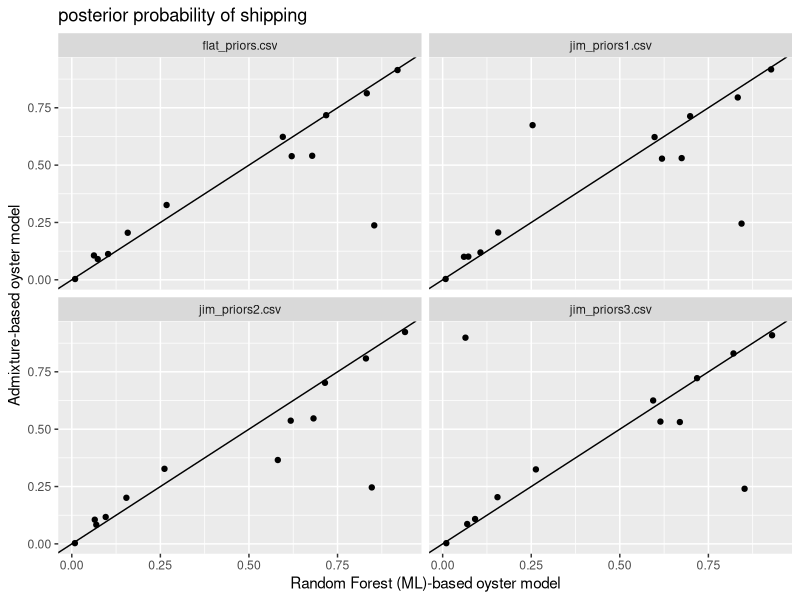
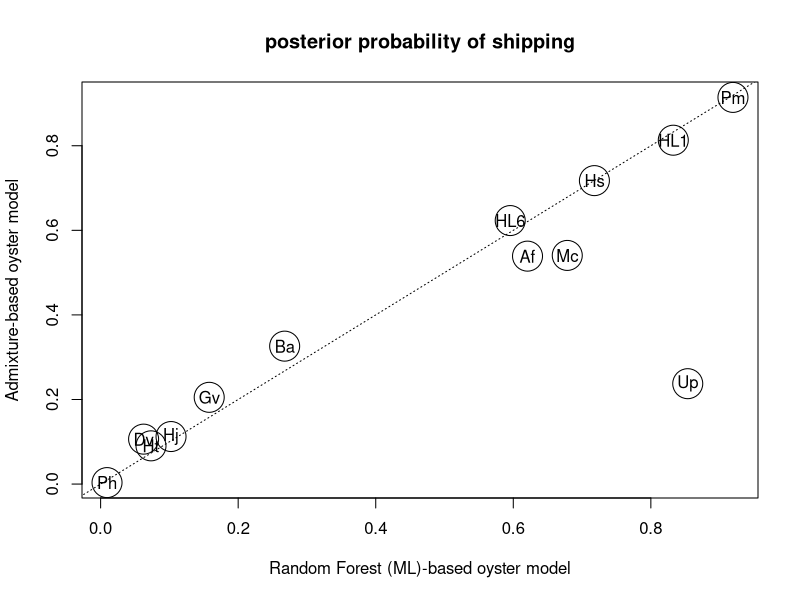

The R source for these figures, in order:
###  The idea is to get the RFCompAll files from the individual species data folders and then
###  parse it and compare the Bayes factors you get from Admix vs Shipping
###
###
library(tidyr)
library(dplyr)
library(ggplot2)

#cmd=paste0('find . -name "RFCompAllReps*" -print|grep priors')
#files=system(cmd,intern=TRUE)
#ret = do.call(rbind,lapply(files,function(fn) read.csv(fn)))
#write.table(file="RFCompAllReps.csv",sep=",",row.names=F,ret)

ret = read.csv("RFCompAllReps.csv")
ret$priorcat=basename(ret$priorfile)
ret$postship=ifelse(ret$chosen=="g2",
         ifelse(ret$comparison!="AdmixVML",1-ret$post,NA),
         ifelse(ret$comparison!="AdmixVML",ret$post,NA))
ret$postoyster=1-ret$postship
ret=ret[complete.cases(ret),]

##now there is a dataframe with all species and all comparisons, let's format for
##analysis

#head(ret)
wide = ret %>% filter(type=="untrans") %>%
    select(comparison,species,priorcat,priorShip,postship,postoyster) %>%
    pivot_wider(id_cols=c(species,priorcat),values_from=c(5:6),names_from=c(1))%>%
    mutate(dev=abs(postship_ShipVadmix-postship_ShipVML)) %>%
    arrange(priorcat,-dev)

head(data.frame(wide))

pdf("ML_versus_Admix_shipping_prob.pdf")
ggplot(wide,aes(x=postship_ShipVML,y=postship_ShipVadmix)) +
    geom_point() +
    geom_abline(slope=1)+facet_wrap(~priorcat)+
    xlab("Random Forest (ML)-based oyster model") +
    ylab("Admixture-based oyster model")+
    ggtitle("posterior probability of shipping")
dev.off()


png("ML_versus_Admix_shipping_prob_FLAT.png",height = 6,width = 6,units="in",res=400)
flat = wide[wide$priorcat=="flat_priors.csv",]
flat$sppAbb = c("Up","Mc","Af","Ba","Gv","Dv","HL6","HL1","Ht","Hj","Ph","Pm","Hs")
plot(x=flat$postship_ShipVML,y=flat$postship_ShipVadmix, xlab = "Random Forest (ML)-based oyster model", 
    ylab = "Admixture-based oyster model", 
    main = "posterior probability of shipping",cex=4)
segments(-1,-1,1,1,lty="dotted")
text(x=flat$postship_ShipVML,y=flat$postship_ShipVadmix,flat$sppAbb)
dev.off()

print(cor.test(x=flat$postship_ShipVML,y=flat$postship_ShipVadmix))
flat2 = flat[!flat$sppAbb=="Up",]
print(cor.test(x=flat2$postship_ShipVML,y=flat2$postship_ShipVadmix))
